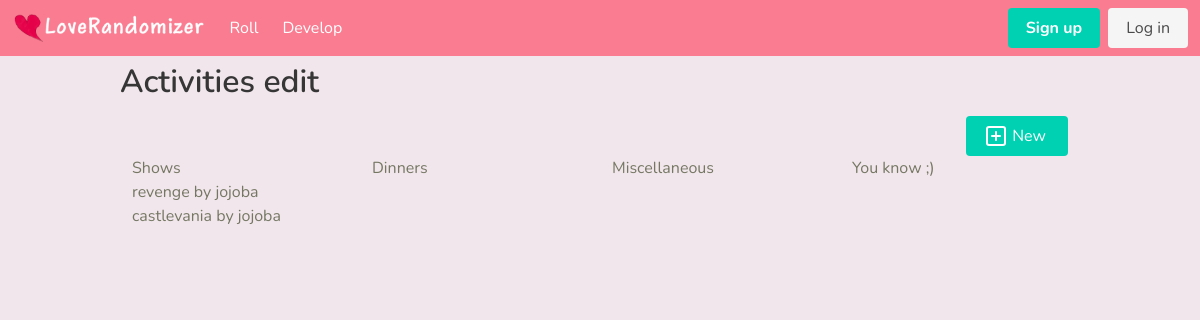
Page /blog/ on the earlier database version.
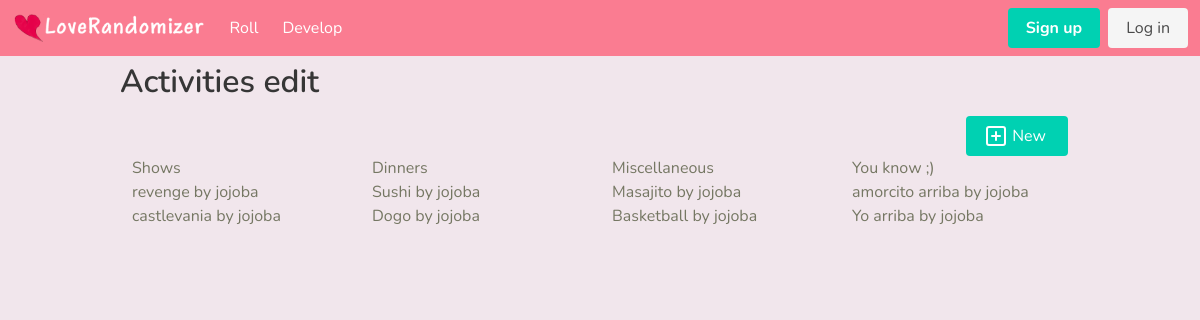
Same page on the later database version.
### tables this page shows
CREATE TABLE activities (
  id INTEGER PRIMARY KEY AUTOINCREMENT,
  author_id INTEGER NOT NULL,
  name TEXT  NOT NULL,
  description TEXT,
  category TEXT NOT NULL,
  FOREIGN KEY (author_id) REFERENCES user (id)
);

CREATE TABLE user (
  id INTEGER PRIMARY KEY AUTOINCREMENT,
  username TEXT UNIQUE NOT NULL,
  password TEXT NOT NULL
);

### flaskr/blog.py (the view)
@bp.route('/')
def index():
    db = get_db()
    shows = db.execute(
        '''
        SELECT activities.id, name, category, username, author_id
        FROM activities JOIN user ON activities.author_id = user.id
        WHERE category = 'shows';
        '''
    ).fetchall()
    dinners = db.execute(
        '''
        SELECT activities.id, name, category, username, author_id
        FROM activities JOIN user ON activities.author_id = user.id
        WHERE category = 'dinners';
        '''
    ).fetchall()
    miscs = db.execute(
        '''
        SELECT activities.id, name, category, username, author_id
        FROM activities JOIN user ON activities.author_id = user.id
        WHERE category = 'misc';
        '''
    ).fetchall()
    sexys = db.execute(
        '''
        SELECT activities.id, name, category, username, author_id
        FROM activities JOIN user ON activities.author_id = user.id
        WHERE category = 'sexy';
        '''
    ).fetchall()
    showstemp = {'hdr': 'Shows', 'list' : shows}
    dinnerstemp = {'hdr': 'Dinners', 'list' : dinners}
    miscstemp = {'hdr': 'Miscellaneous', 'list' : miscs}
    sexystemp = {'hdr': 'You know ;)', 'list' : sexys}
    columns = [showstemp, dinnerstemp, miscstemp, sexystemp]
    return render_template('blog/index.html', columns=columns)

### flaskr/auth.py (called while the page is built)
@bp.before_app_request
def load_logged_in_user():
    user_id = session.get('user_id')
    if user_id is None:
        g.user = None
    else:
        g.user = get_db().execute(
            'SELECT * FROM user WHERE id = ?', (user_id,)
        ).fetchone()

### flaskr/db.py (called while the page is built)
def get_db():
    if 'db' not in g:
        g.db = sqlite3.connect(
            current_app.config['DATABASE'],
            detect_types=sqlite3.PARSE_DECLTYPES
        )
        g.db.row_factory = sqlite3.Row
    return g.db

### flaskr/templates/blog/index.html (shortened to what this page needs)
{% extends 'base.html' %} {% block header %}
<h1 class="container title mt-2">
  {% block title %}Activities edit{% endblock %}
</h1>
{% if g.user %} {% endif %} {% endblock %} {% block content %}
<section>
  <div class="is-flex is-flex-direction-row is-justify-content-end">
    <a class="button is-primary" href="{{ url_for('blog.create') }}">
      <i data-lucide="plus-square" class="icons"></i>
      <span class="mx-1">New</span>
    </a>
  </div>
  <div class="columns">
    {% for column in columns %}
    <div class="column">
      <h3>{{column['hdr']}}</h3>
      <ul>
        {% for act in column['list'] %}
        <li>
          {{ act['name'] }} by {{act['username']}}
        </li>
        {% endfor %}
      </ul>
    </div>
    {% endfor %}
  </div>
</section>
{% endblock %}

### flaskr/templates/base.html (shortened to what this page needs)
<!DOCTYPE html>
<head>
  <link rel="stylesheet" href="{{ url_for('static', filename='style.css') }}" />
</head>
<body>
  <nav class="navbar" role="navigation" aria-label="main navigation">
    <div class="navbar-brand">
      <a class="navbar-item" href="/">
        <img src="{{ url_for('static', filename='logo.png') }}" />
      </a>
    </div>
    <div id="navbarBasicExample" class="navbar-menu">
      <div class="navbar-start">
        <a class="navbar-item" href="{{ url_for('roll.index') }}"> Roll </a>
        <a class="navbar-item" href="{{ url_for('blog.index') }}"> Develop </a>
      </div>
      <div class="navbar-end">
        {% if g.user %}
        <div class="navbar-item">
          <span class="tag is-medium mx-2">{{ g.user['username']}}</span>
          <a class="button is-primary" href="{{ url_for('auth.logout') }}">
            Log out
          </a>
        </div>
        {% else %}
        <div class="navbar-item">
          <div class="buttons">
            <a class="button is-primary" href="{{ url_for('auth.register') }}">
              <strong>Sign up</strong>
            </a>
            <a class="button is-light" href="{{ url_for('auth.login') }}">
              Log in
            </a>
          </div>
        </div>
        {% endif %}
      </div>
    </div>
  </nav>
  <section class="content">
    <header>{% block header %}{% endblock %}</header>
    <main class="container mt-1 p-3">{% block content %}{% endblock %}</main>
  </section>
</body>

Differences in the rows shown:
added activities: name "Sushi", username "jojoba", shown under "Dinners"
added activities: name "Dogo", username "jojoba", shown under "Dinners"
added activities: name "Masajito", username "jojoba", shown under "Miscellaneous"
added activities: name "Basketball", username "jojoba", shown under "Miscellaneous"
added activities: name "amorcito arriba", username "jojoba", shown under "You know ;)"
added activities: name "Yo arriba", username "jojoba", shown under "You know ;)"
